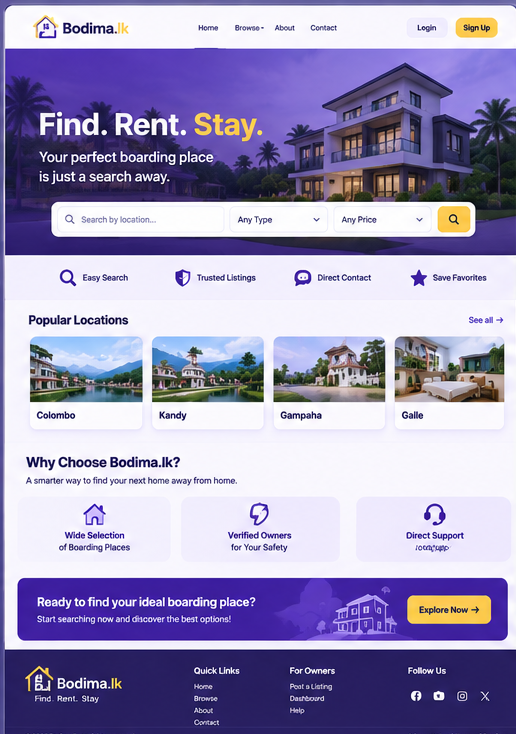
#> input picture reference/qa.png, 516 x 734 px, found by its file name
$ python extract_assets.py
#> lines starting #> are read from the running program, lines starting #| are printed output that depends on the picture
"""Extract usable image assets from the reference mockup into public/assets/.

The mockup is a 516x734 screenshot of the target design. Photos are small, so
every crop is upscaled 3x with Lanczos to stay presentable at render size.
"""
import os

from PIL import Image, ImageFilter

SRC = r"C:\Users\hdgan\OneDrive\Desktop\Bodima.lk\reference\qa.png"
OUT = r"C:\Users\hdgan\OneDrive\Desktop\Bodima.lk\public\assets"

os.makedirs(OUT, exist_ok=True)
im = Image.open(SRC).convert("RGB")

SCALE = 3


def save(name, box, sharpen=True):
#> called with name = 'hero-house.jpg', box = (267, 55, 516, 199), sharpen = True
    c = im.crop(box)
    c = c.resize((c.width * SCALE, c.height * SCALE), Image.LANCZOS)
#> c: PIL image 747x432 RGB
    if sharpen:
        c = c.filter(ImageFilter.UnsharpMask(radius=2, percent=80, threshold=2))
    c.save(os.path.join(OUT, name), quality=92)
    print(f"{name:22s} {c.size}")
#| hero-house.jpg         (747, 432)


# Hero: modern house at dusk (right side of hero, above the baked search bar)
save("hero-house.jpg", (267, 55, 516, 199))

# Hero: palm trees top-left (clean band above the baked headline)
save("hero-palms.jpg", (0, 55, 95, 106), sharpen=False)
#| hero-palms.jpg         (285, 153)

# Popular Locations card photos
save("loc-colombo.jpg", (30, 337, 142, 402))
#| loc-colombo.jpg        (336, 195)
save("loc-kandy.jpg", (153, 337, 262, 402))
#> call 4 of save, with name = 'loc-kandy.jpg', box = (153, 337, 262, 402), sharpen = True
#> in save (call 4), `c = c.filter(ImageFilter.UnsharpMask(radius=2, percent=80, threshold=2))`:
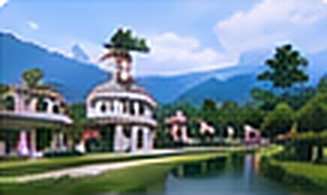
#> c: PIL image 327x195 RGB; mean R, G, B 111.2, 132.5, 145.2
#| loc-kandy.jpg          (327, 195)
save("loc-gampaha.jpg", (274, 337, 384, 402))
#> in save (call 5), `c = c.filter(ImageFilter.UnsharpMask(radius=2, percent=80, threshold=2))`:
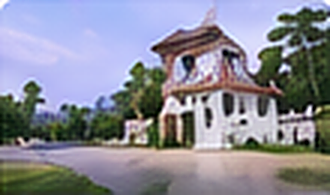
#> c: PIL image 330x195 RGB; mean R, G, B 137.7, 138.1, 149.8
#| loc-gampaha.jpg        (330, 195)
save("loc-galle.jpg", (396, 337, 506, 402))
#> in save (call 6), `c = im.crop(box)`:
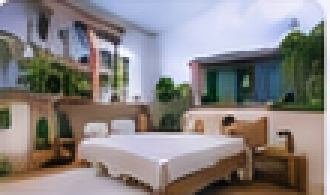
#> c: PIL image 110x65 RGB (shown 3 times larger); mean R, G, B 136.1, 130.6, 129.4
#> in save (call 6), `c = c.resize((c.width * SCALE, c.height * SCALE), Image.LANCZOS)`:
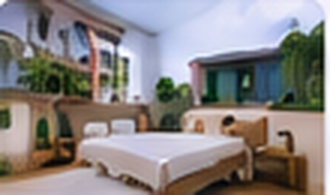
#> c: PIL image 330x195 RGB; mean R, G, B 136.1, 130.6, 129.4
#> in save (call 6), `c = c.filter(ImageFilter.UnsharpMask(radius=2, percent=80, threshold=2))`:
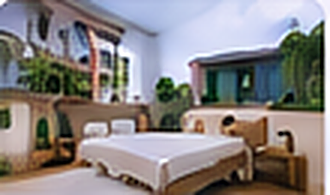
#> c: PIL image 330x195 RGB; mean R, G, B 136.1, 130.6, 129.3
#| loc-galle.jpg          (330, 195)

# CTA banner house illustration (banner purple baked in; blends over matching CSS gradient)
save("cta-house.png", (272, 578, 420, 644), sharpen=False)
#> in save (call 7), `c = im.crop(box)`:
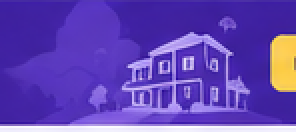
#> c: PIL image 148x66 RGB (shown 2 times larger); mean R, G, B 98.7, 68.9, 180.8
#> in save (call 7), `c = c.resize((c.width * SCALE, c.height * SCALE), Image.LANCZOS)`:
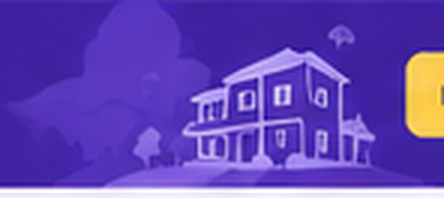
#> c: PIL image 444x198 RGB; mean R, G, B 98.7, 68.9, 180.8
#| cta-house.png          (444, 198)

print("banner bg colors for CSS blending:")
for x, y in [(275, 582), (275, 640), (415, 582), (415, 640), (350, 645), (270, 610)]:
    print(f"  ({x},{y}) #%02x%02x%02x" % im.getpixel((x, y)))
#> this loop made 6 passes
#|   (275,582) #3e20a1
#|   (275,640) #8369be
#|   (415,582) #3e21a0
#|   (415,640) #9d82d3
#|   (350,645) #f2f0fd
#|   (270,610) #4022a2
